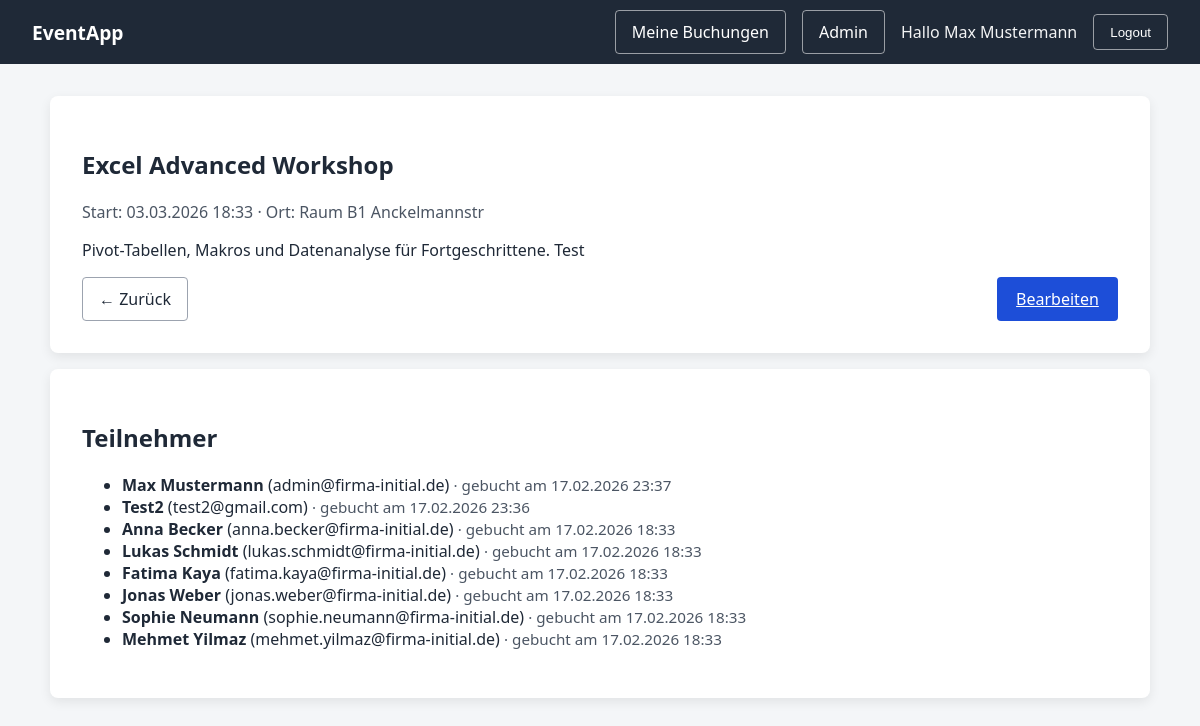
Page /admin/events/5 (signed in) on the committed database.
### app/models.py (models this page shows)
class User(Base):
    __tablename__ = "users"
    id = Column(Integer, primary_key=True)
    name = Column(String, nullable=False)
    email = Column(String, unique=True, nullable=False, index=True)
    password_hash = Column(String, nullable=False)
    role = Column(String, default="user", nullable=False)
    created_at = Column(DateTime, default=datetime.utcnow)
    bookings = relationship("Booking", back_populates="user")

class Event(Base):
    __tablename__ = "events"
    id = Column(Integer, primary_key=True)
    title = Column(String, nullable=False)
    description = Column(String)
    starts_at = Column(DateTime)
    ends_at = Column(DateTime)
    location = Column(String)
    max_participants = Column(Integer, default=0)
    is_active = Column(Boolean, default=True)
    created_at = Column(DateTime, default=datetime.utcnow)
    bookings = relationship("Booking", back_populates="event")

class Booking(Base):
    __tablename__ = "bookings"
    __table_args__ = (UniqueConstraint("user_id", "event_id", name="unique_booking"),)
    id = Column(Integer, primary_key=True)
    user_id = Column(Integer, ForeignKey("users.id"), nullable=False)
    event_id = Column(Integer, ForeignKey("events.id"), nullable=False)
    booked_at = Column(DateTime, default=datetime.utcnow)
    status = Column(String, default="booked")  # booked|canceled
    user = relationship("User", back_populates="bookings")
    event = relationship("Event", back_populates="bookings")

### app/routers/web/admin.py (the view)
@router.get("/events/{event_id}", response_class=HTMLResponse)
def admin_event_detail(
    event_id: int,
    request: Request,
    db: Session = Depends(get_db),
    user = Depends(require_admin),
):
    try:
        event, attendees = admin_event_service.get_event_detail(db, event_id)
        return templates.TemplateResponse(
            "admin_event_detail.html",
            {"request": request, "user": user, "event": event, "attendees": attendees},
        )
    except admin_event_service.AdminEventError:
        return HTMLResponse("Event nicht gefunden", status_code=404)

### templates/admin_event_detail.html (shortened to what this page needs)
{% extends "base.html" %}
{% block content %}
<div class="container-wide">
    <section class="card">
    <h1>{{ event.title }}</h1>
    <p class="muted">
        {% if event.starts_at %}Start: {{ event.starts_at.strftime("%d.%m.%Y %H:%M") }}{% else %}Start: offen{% endif %}
        {% if event.location %} · Ort: {{ event.location }}{% endif %}
    </p>
    <p>{{ event.description or "" }}</p>
    <div class="event-actions">
        <a class="btn-link" href="/admin/events">← Zurück</a>
        <a class="btn-primary btn-small" href="/admin/events/{{ event.id }}/edit">Bearbeiten</a>
    </div>
    </section>
    <section class="card" style="margin-top: 1rem;">
    <h2>Teilnehmer</h2>
    {% if attendees %}
        <ul>
        {% for b in attendees %}
            <li>
            <strong>{{ b.user.name }}</strong> ({{ b.user.email }})
            <span class="muted small">· gebucht am {{ b.booked_at.strftime("%d.%m.%Y %H:%M") }}</span>
            </li>
        {% endfor %}
        </ul>
    {% else %}
        <p class="muted">Noch keine Teilnehmer.</p>
    {% endif %}
    </section>
</div>
{% endblock %}

### templates/base.html (shortened to what this page needs)
<!doctype html>
<html lang="de">
  <head>
    <link rel="stylesheet" href="/static/styles.css" />
  </head>
  <body>
    <header class="navbar">
      <div class="nav-full">
        <a href="/" class="logo">EventApp</a>
        <nav class="nav-links">
          {% if user %}
          <a class="btn-link" href="/bookings/mine"> Meine Buchungen </a>
          {% if user.role == "admin" %}
          <a class="btn-link" href="/admin/events"> Admin </a>
          {% endif %}
          <span class="nav-user">Hallo {{ user.name }}</span>
          <form method="post" action="/auth/logout" class="nav-form">
            <button class="btn-link" type="submit">Logout</button>
          </form>
          {% else %}
          <a class="btn-link" href="/auth/login">Login</a>
          <a class="btn-primary btn-small" href="/auth/register"
            >Registrieren</a
          >
          {% endif %}
        </nav>
      </div>
    </header>
    <main>{% block content %}{% endblock %}</main>
  </body>
</html>

### static/styles.css (style rules this page uses)
body { font-family: system-ui, sans-serif; margin: 0; background: #f4f6f8; color: #1f2937; padding-top: 64px; }
.container-wide { max-width: 1100px; margin: 2rem auto; padding: 0 1.5rem; }
.navbar { position: fixed; top: 0; left: 0; right: 0; z-index: 1000; background: #1f2937; color: white; height: 64px; display: flex; align-items: center; }
.nav-full { width: 100%; padding: 0 2rem; display: flex; align-items: center; justify-content: space-between; }
.navbar .btn-link { background: transparent; border: 1px solid rgba(255,255,255,0.55); color: white; }
.logo { font-weight: 700; font-size: 1.2rem; text-decoration: none; color: white; }
.nav-links { display: flex; align-items: center; gap: 1rem; }
.nav-user { color: rgba(255,255,255,0.95); }
.nav-form { margin: 0; }
.btn-link { background: transparent; border: 1px solid #9ca3af; color: #1f2937; padding: 0.6rem 1rem; border-radius: 4px; text-decoration: none; }
.btn-small { padding: 0.45rem 0.75rem; }
.card { background: white; padding: 2rem; border-radius: 8px; box-shadow: 0 4px 12px rgba(0, 0, 0, 0.08); }
.btn-primary { background: #1d4ed8; color: white; border: none; padding: 0.7rem 1.2rem; border-radius: 4px; cursor: pointer; }
.small { font-size: 0.95rem; margin-top: 1rem; }
.muted { color: #4b5563; }
.event-actions { display: flex; justify-content: space-between; align-items: center; margin-top: auto; }

### rows in the picture
User: name "Max Mustermann"
Event: title "Excel Advanced Workshop", starts_at "03.03.2026 18:33", location "Raum B1 Anckelmannstr", description "Pivot-Tabellen, Makros und Datenanalyse für Fortgeschrittene. Test"
Booking: user.name "Max Mustermann", user.email "admin@firma-initial.de", booked_at "17.02.2026 23:37"
Booking: user.name "Test2", user.email "test2@gmail.com", booked_at "17.02.2026 23:36"
Booking: user.name "Anna Becker", user.email "anna.becker@firma-initial.de", booked_at "17.02.2026 18:33"
Booking: user.name "Lukas Schmidt", user.email "lukas.schmidt@firma-initial.de", booked_at "17.02.2026 18:33"
Booking: user.name "Fatima Kaya", user.email "fatima.kaya@firma-initial.de", booked_at "17.02.2026 18:33"
Booking: user.name "Jonas Weber", user.email "jonas.weber@firma-initial.de", booked_at "17.02.2026 18:33"
Booking: user.name "Sophie Neumann", user.email "sophie.neumann@firma-initial.de", booked_at "17.02.2026 18:33"
Booking: user.name "Mehmet Yilmaz", user.email "mehmet.yilmaz@firma-initial.de", booked_at "17.02.2026 18:33"
